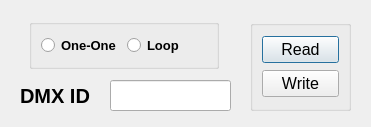
<?xml version="1.0" encoding="UTF-8"?>
<ui version="4.0">
 <class>LedRGBCtrl</class>
 <widget class="QDialog" name="LedRGBCtrl">
  <property name="geometry">
   <rect>
    <x>0</x>
    <y>0</y>
    <width>371</width>
    <height>127</height>
   </rect>
  </property>
  <property name="windowTitle">
   <string>LED RGB V1.0</string>
  </property>
  <property name="windowIcon">
   <iconset resource="AG.qrc">
    <normaloff>:/AG-logo.png</normaloff>:/AG-logo.png</iconset>
  </property>
  <widget class="QGroupBox" name="groupBox">
   <property name="geometry">
    <rect>
     <x>29</x>
     <y>19</y>
     <width>190</width>
     <height>50</height>
    </rect>
   </property>
   <property name="title">
    <string/>
   </property>
   <layout class="QHBoxLayout" name="horizontalLayout">
    <item>
     <widget class="QRadioButton" name="rbOneOne">
      <property name="font">
       <font>
        <pointsize>10</pointsize>
        <weight>75</weight>
        <bold>true</bold>
       </font>
      </property>
      <property name="text">
       <string>One-One</string>
      </property>
     </widget>
    </item>
    <item>
     <widget class="QRadioButton" name="rb_Loop">
      <property name="font">
       <font>
        <pointsize>10</pointsize>
        <weight>75</weight>
        <bold>true</bold>
       </font>
      </property>
      <property name="text">
       <string>Loop</string>
      </property>
     </widget>
    </item>
   </layout>
  </widget>
  <widget class="QGroupBox" name="groupBox_2">
   <property name="geometry">
    <rect>
     <x>250</x>
     <y>20</y>
     <width>101</width>
     <height>91</height>
    </rect>
   </property>
   <property name="title">
    <string/>
   </property>
   <layout class="QVBoxLayout" name="verticalLayout">
    <item>
     <widget class="QPushButton" name="btnRead">
      <property name="font">
       <font>
        <pointsize>12</pointsize>
        <weight>50</weight>
        <bold>false</bold>
       </font>
      </property>
      <property name="text">
       <string>Read</string>
      </property>
     </widget>
    </item>
    <item>
     <widget class="QPushButton" name="btnWrite">
      <property name="font">
       <font>
        <pointsize>12</pointsize>
       </font>
      </property>
      <property name="text">
       <string>Write</string>
      </property>
     </widget>
    </item>
   </layout>
  </widget>
  <widget class="QLabel" name="label">
   <property name="geometry">
    <rect>
     <x>20</x>
     <y>80</y>
     <width>81</width>
     <height>31</height>
    </rect>
   </property>
   <property name="font">
    <font>
     <pointsize>15</pointsize>
     <weight>75</weight>
     <bold>true</bold>
    </font>
   </property>
   <property name="text">
    <string>DMX ID</string>
   </property>
  </widget>
  <widget class="QLineEdit" name="txt_DMX_ID">
   <property name="geometry">
    <rect>
     <x>110</x>
     <y>80</y>
     <width>121</width>
     <height>31</height>
    </rect>
   </property>
  </widget>
 </widget>
 <resources>
  <include location="AG.qrc"/>
 </resources>
 <connections/>
</ui>
